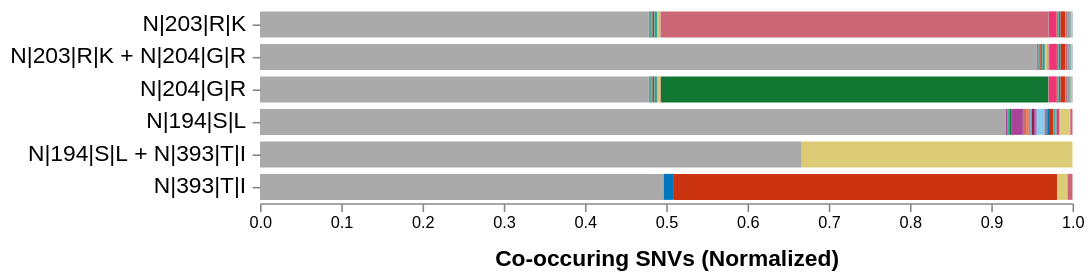

Specify this chart in Vega-Lite:
### Vega specification from a JSON file in a GitHub repository (floating-point values rounded to 4 significant figures; data arrays with more than 128 entries replaced by an {"elided": "..."} marker saying what was removed)
{"$schema": "https://vega.github.io/schema/vega/v5.json", "description": "A basic stacked bar chart example.", "width": 500, "padding": 5, "autosize": "pad", "signals": [{"name": "rangeStep", "value": 20}, {"name": "innerPadding", "value": 0.2}, {"name": "outerPadding", "value": 0.1}, {"name": "stackOffset", "value": "normalize"}, {"name": "xLabel", "value": "Co-occuring SNVs (Normalized)"}, {"name": "xFormat", "value": "s"}, {"name": "hoverGroup", "value": null, "on": [{"events": "@combibars:mouseover!", "update": "{group: datum.snv}"}, {"events": "@combibars:mouseout!", "update": "null"}]}, {"name": "height", "update": "yExtent[1]"}, {"name": "clearGroup", "value": true, "comment": "If clicking on anything but a combi bar, then clear the selection (by clearing the 'selection' data object)", "on": [{"events": "mouseup[!event.item]", "update": "true", "force": true}]}, {"name": "shiftGroup", "value": false, "comment": "Track whether or not the shift key is pressed. Used to select multiple combis by holding down shift before clicking", "on": [{"events": "@combibars:click", "update": "event.shiftKey", "force": true}, {"events": "@yAxisLabels:click", "update": "event.shiftKey", "force": true}]}, {"name": "clickedGroups", "value": null, "comment": "Track clicks on the combi bars, for selection purposes", "on": [{"events": "@combibars:click", "update": "{group: datum.snv}", "force": true}, {"events": "@yAxisLabels:click", "update": "{group: datum.value}", "force": true}]}], "data": [{"name": "selectedGroups", "values": [{"group": "N|62|E|V"}], "on": [{"trigger": "clearGroup", "remove": true}, {"trigger": "!shiftGroup", "remove": true}, {"trigger": "!shiftGroup && clickedGroups", "insert": "clickedGroups"}, {"trigger": "shiftGroup && clickedGroups", "toggle": "clickedGroups"}]}, {"name": "cooccurrence_data", "format": {"parse": {"combi": "string", "snv": "string", "count": "number"}}, "values": {"elided": "210 records"}, "transform": [{"type": "stack", "groupby": ["combi"], "sort": {"field": "snv"}, "field": "count", "offset": {"signal": "stackOffset"}}]}, {"name": "combi_bars", "source": "cooccurrence_data", "transform": [{"type": "aggregate", "groupby": ["combi"]}, {"type": "formula", "as": "span", "expr": "rangeStep * bandspace(1, innerPadding, outerPadding)"}, {"type": "stack", "field": "span"}, {"type": "extent", "field": "y1", "signal": "yExtent"}]}], "scales": [{"name": "yscale", "type": "band", "round": true, "range": {"step": {"signal": "rangeStep"}}, "domain": {"data": "combi_bars", "field": "combi"}, "paddingInner": {"signal": "innerPadding"}, "paddingOuter": {"signal": "outerPadding"}}, {"name": "xscale", "type": "linear", "range": "width", "nice": true, "zero": true, "domain": {"data": "cooccurrence_data", "field": "y1"}}], "axes": [{"orient": "bottom", "scale": "xscale", "zindex": 1, "format": {"signal": "xFormat"}, "title": {"signal": "xLabel"}, "titleFontSize": 14, "titlePadding": 10}, {"orient": "left", "scale": "yscale", "domain": false, "zindex": 1, "labelFontSize": 14, "labelLimit": 400, "labelPadding": 4, "encode": {"labels": {"name": "yAxisLabels", "interactive": true, "update": {"opacity": {"value": 1.0}}, "hover": {"opacity": {"value": 0.6}}}}}], "marks": [{"name": "layer0", "type": "group", "encode": {"update": {"width": {"signal": "width"}, "height": {"signal": "height"}}}, "marks": [{"name": "combibars", "type": "rect", "from": {"data": "cooccurrence_data"}, "encode": {"enter": {"strokeWidth": {"value": 2}, "fill": {"field": "color"}, "tooltip": {"signal": "{title: datum.snv, 'Co-occurs with': datum.combi, 'Count': datum.count}"}}, "update": {"y": {"scale": "yscale", "field": "combi"}, "height": {"scale": "yscale", "band": 1}, "x": {"scale": "xscale", "field": "y1"}, "x2": {"scale": "xscale", "field": "y0"}, "fillOpacity": [{"test": "hoverGroup && hoverGroup.group == datum.snv", "value": 0.7}, {"value": 1.0}], "stroke": [{"test": "hoverGroup && hoverGroup.group == datum.snv", "value": "#333"}, {"value": "transparent"}], "zindex": [{"test": "hoverGroup && hoverGroup.group == datum.snv", "value": 3}, {"value": 1}]}}}]}]}
